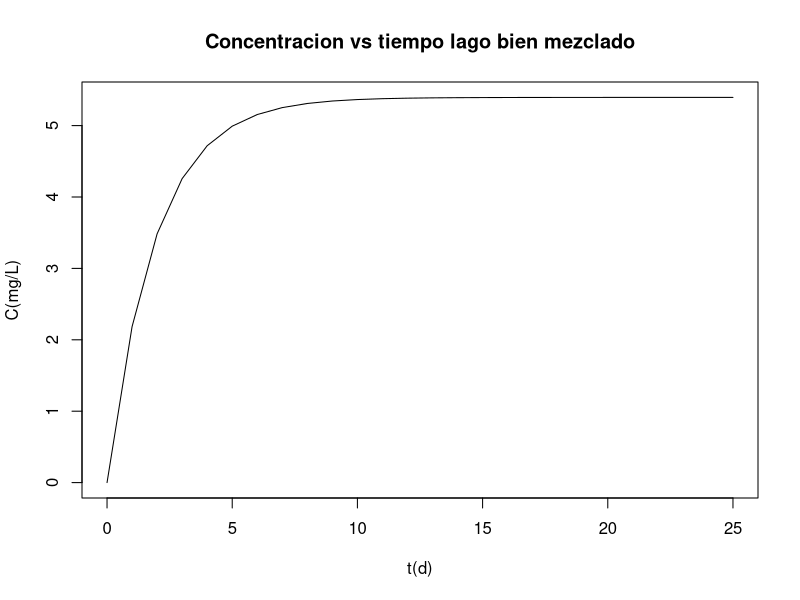
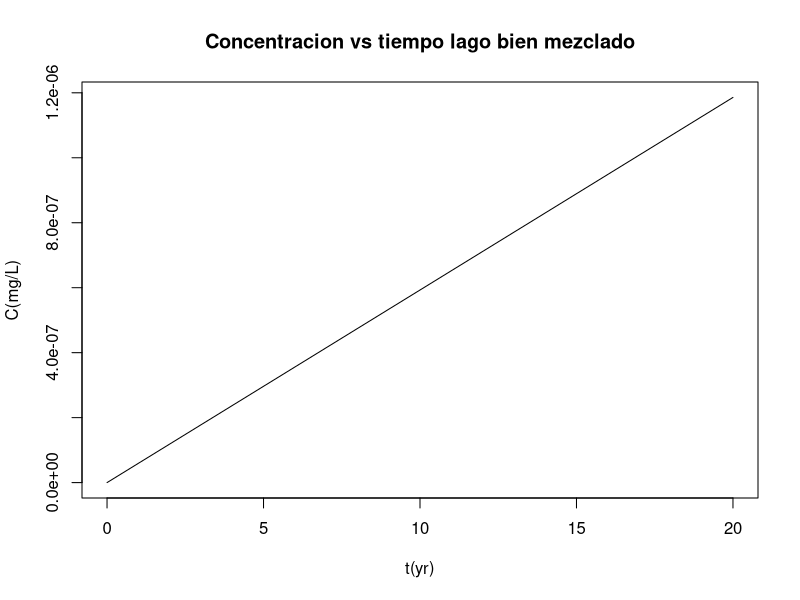

Here is the R script that generated these plots, in order:
#***********************************************************
#
#  Modelamiento Ambiental con aplicaciones en R
#
#  Profesor Jorge E. Pachon
#
#***********************************************************
#
# Modelación de calidad del agua en lagos
#
# Ejemplo 1
#
# Volumen del lago (m3)
V=50000
#Profundidad (m)
h=2
#carga de desechos (g/d)
W=140000
#caudal (m3/d)
Q=7500
#constante degradación (d-1)
k=0.319
#velocidad sedimentacion (m/d)
vs = 0.1
#area de sedimentacion (m2)
As = V/h
#cálculo del factor lambda (y)
y =(Q + k*V + vs*As); y

#Concentracion en estado estable (mg/L)
Css = W/y; Css

#Concentración en estado dinámico (mg/L)
t=seq(0,25,1)
C = W/y*(1-exp(-y/V*t)); C
plot(t,C, type="l", main="Concentracion vs tiempo lago bien mezclado", xlab="t(d)", ylab="C(mg/L)")

#***********************************************************************

# Ejemplo 2
#
# Area superficial (m2)
As=11E6
# Profundidad (m)
h=5
#Volumen del lago (m3)
V=As*h
# Tiempo de residencia (yr)
tr=4.6
#Caudal (m3/yr)
Q=V/tr
#carga de desechos (g/yr)
W=2000E6
#constante degradación (yr-1)
k=0.1
#concentración de entrada (mg/L)
Cin=15

#Concentracion en el estado estable (mg/L)
m=W+Q*Cin
y= (Q+k*V)
Css = m / y; Css

#Si la descarga de la industria se hace cero W=0
W=0
Css = (W + Q*Cin) / (Q + k*V); Css

#Si la descarga de la industria se hace cero W=0
m=Q/V*Cin
y=(Q/V+k)

#Concentración en estado dinámico (mg/L)
Co=Css
t=seq(0,20,1)
#si la concentración inicial es cero (0)
C = m/y*(1-exp(-y/V*t))
plot(t,C, type="l", main="Concentracion vs tiempo lago bien mezclado", xlab="t(yr)", ylab="C(mg/L)")

#si la concentración inicial es diferente de cero (0)
#Co
#C = m/y*(1-exp(-y/V*t))+Co*exp(-y/V*t)


